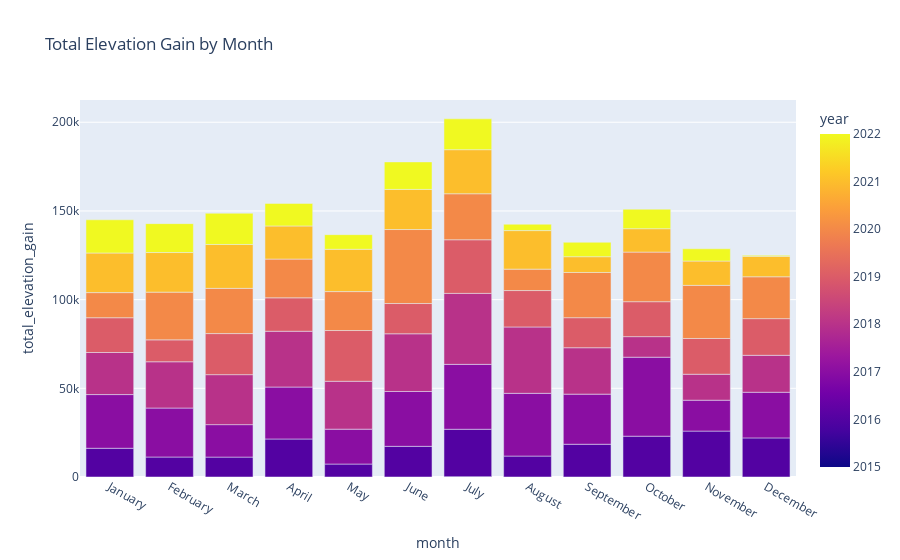

Write notebook code for a chart like this one.
### Code cell
# Trending Elevation Gain
MONTHS = {"month": ["January", "February", "March", "April", "May", "June", "July", "August", "September", "October", "November", "December"]}
def stacked_elevation_gain_x_month(dataframe):
    df = dataframe
    NON_AEROBIC = ['AlpineSki', 'WeightTraining', 'Workout', 'RockClimbing']
    data_filtered = df.loc[~df['type'].isin(NON_AEROBIC)]
    data_grouped = data_filtered.groupby(['month', 'year']).agg({'total_elevation_gain': 'sum'}).astype(int).reset_index()
    bar = px.bar(data_grouped, 
                            x="month", 
                            y="total_elevation_gain", 
                            title='Total Elevation Gain by Month', 
                            color='year',
                            custom_data=['year'],
                            category_orders=MONTHS
                            )
    bar.update_traces(
        hovertemplate="<br>".join([
            "Month: %{x}",
            "Year: %{customdata[0]}",
            "Elevation: %{y:,}"
        ])
    )
    return bar.show()

stacked_elevation_gain_x_month(df)

### Figure 1 — Plotly figure (JSON) as saved in the notebook; plotly's stock layout.template omitted (floating-point values rounded to 4 significant figures)
{"data": [{"alignmentgroup": "True", "customdata": [[2016], [2017], [2018], [2019], [2020], [2021], [2022], [2016], [2017], [2018], [2019], [2020], [2021], [2022], [2016], [2017], [2018], [2019], [2020], [2021], [2022], [2016], [2017], [2018], [2019], [2020], [2021], [2022], [2016], [2017], [2018], [2019], [2020], [2021], [2022], [2015], [2016], [2017], [2018], [2019], [2020], [2021], [2022], [2016], [2017], [2018], [2019], [2020], [2021], [2022], [2016], [2017], [2018], [2019], [2020], [2021], [2022], [2016], [2017], [2018], [2019], [2020], [2021], [2022], [2016], [2017], [2018], [2019], [2020], [2021], [2022], [2016], [2017], [2018], [2019], [2020], [2021], [2022], [2016], [2017], [2018], [2019], [2020], [2021], [2022]], "hovertemplate": "Month: %{x}<br>Year: %{customdata[0]}<br>Elevation: %{y:,}", "legendgroup": "", "marker": {"color": [2016, 2017, 2018, 2019, 2020, 2021, 2022, 2016, 2017, 2018, 2019, 2020, 2021, 2022, 2016, 2017, 2018, 2019, 2020, 2021, 2022, 2016, 2017, 2018, 2019, 2020, 2021, 2022, 2016, 2017, 2018, 2019, 2020, 2021, 2022, 2015, 2016, 2017, 2018, 2019, 2020, 2021, 2022, 2016, 2017, 2018, 2019, 2020, 2021, 2022, 2016, 2017, 2018, 2019, 2020, 2021, 2022, 2016, 2017, 2018, 2019, 2020, 2021, 2022, 2016, 2017, 2018, 2019, 2020, 2021, 2022, 2016, 2017, 2018, 2019, 2020, 2021, 2022, 2016, 2017, 2018, 2019, 2020, 2021, 2022], "coloraxis": "coloraxis", "pattern": {"shape": ""}}, "name": "", "offsetgroup": "", "orientation": "v", "showlegend": false, "textposition": "auto", "type": "bar", "x": ["April", "April", "April", "April", "April", "April", "April", "August", "August", "August", "August", "August", "August", "August", "December", "December", "December", "December", "December", "December", "December", "February", "February", "February", "February", "February", "February", "February", "January", "January", "January", "January", "January", "January", "January", "July", "July", "July", "July", "July", "July", "July", "July", "June", "June", "June", "June", "June", "June", "June", "March", "March", "March", "March", "March", "March", "March", "May", "May", "May", "May", "May", "May", "May", "November", "November", "November", "November", "November", "November", "November", "October", "October", "October", "October", "October", "October", "October", "September", "September", "September", "September", "September", "September", "September"], "xaxis": "x", "y": [21430, 29289, 31459, 18840, 21832, 18682, 12706, 11798, 35373, 37409, 20531, 12077, 21736, 3589, 22043, 25734, 20823, 20679, 23598, 11536, 561, 11261, 27618, 26082, 12349, 26914, 22334, 16283, 16209, 30265, 23712, 19614, 14161, 22326, 18723, 205, 26714, 36581, 40016, 30242, 25931, 24846, 17382, 17289, 30928, 32521, 17066, 41719, 22613, 15498, 11217, 18310, 28178, 23149, 25495, 24749, 17588, 7299, 19665, 26998, 28618, 21957, 23847, 8249, 25891, 17415, 14625, 20165, 29942, 13704, 6912, 23011, 44536, 11585, 19698, 27961, 13202, 10990, 18467, 28250, 26164, 16929, 25500, 8891, 8130], "yaxis": "y"}], "layout": {"barmode": "relative", "coloraxis": {"colorbar": {"title": {"text": "year"}}, "colorscale": [[0, "#0d0887"], [0.1111, "#46039f"], [0.2222, "#7201a8"], [0.3333, "#9c179e"], [0.4444, "#bd3786"], [0.5556, "#d8576b"], [0.6667, "#ed7953"], [0.7778, "#fb9f3a"], [0.8889, "#fdca26"], [1, "#f0f921"]]}, "legend": {"tracegroupgap": 0}, "title": {"text": "Total Elevation Gain by Month"}, "xaxis": {"anchor": "y", "categoryarray": ["January", "February", "March", "April", "May", "June", "July", "August", "September", "October", "November", "December"], "categoryorder": "array", "domain": [0, 1], "title": {"text": "month"}}, "yaxis": {"anchor": "x", "domain": [0, 1], "title": {"text": "total_elevation_gain"}}}}
